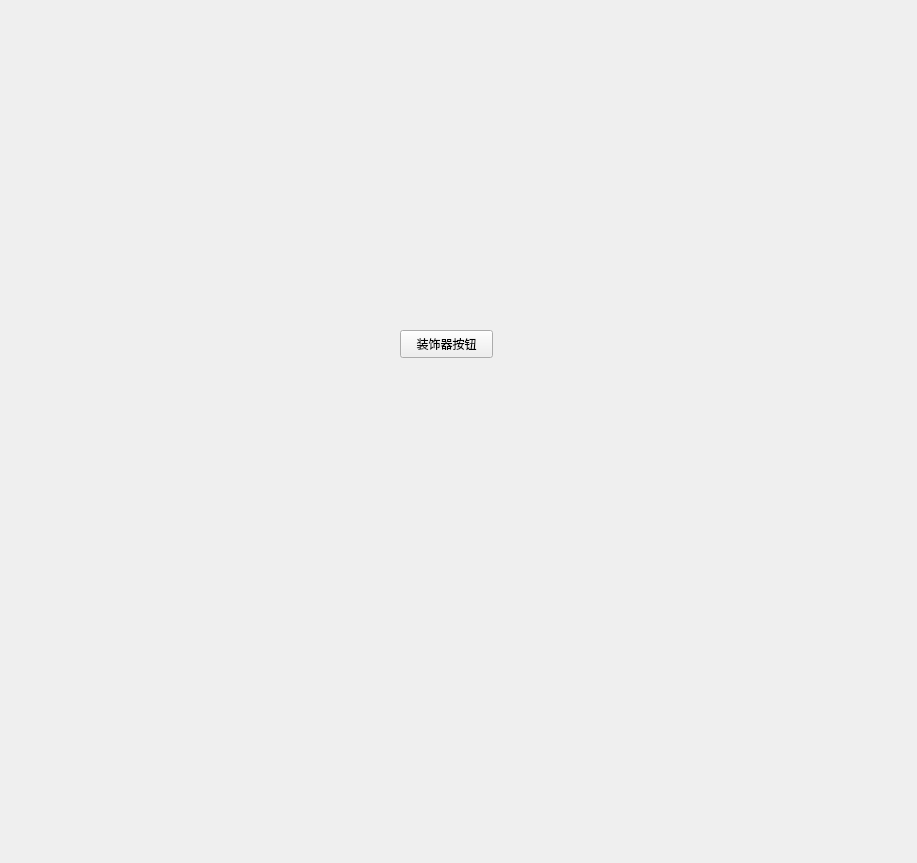
<?xml version="1.0" encoding="UTF-8"?>
<ui version="4.0">
 <class>Form</class>
 <widget class="QWidget" name="Form">
  <property name="geometry">
   <rect>
    <x>0</x>
    <y>0</y>
    <width>917</width>
    <height>863</height>
   </rect>
  </property>
  <property name="windowTitle">
   <string>Form</string>
  </property>
  <widget class="QPushButton" name="pushButton">
   <property name="geometry">
    <rect>
     <x>400</x>
     <y>330</y>
     <width>93</width>
     <height>28</height>
    </rect>
   </property>
   <property name="text">
    <string>装饰器按钮</string>
   </property>
  </widget>
 </widget>
 <resources/>
 <connections/>
</ui>
